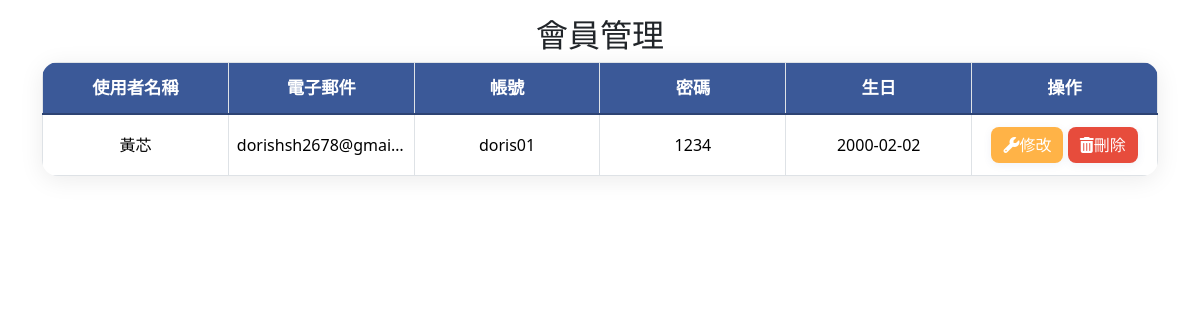
/backend/member.php, run on an earlier commit of the app's database.
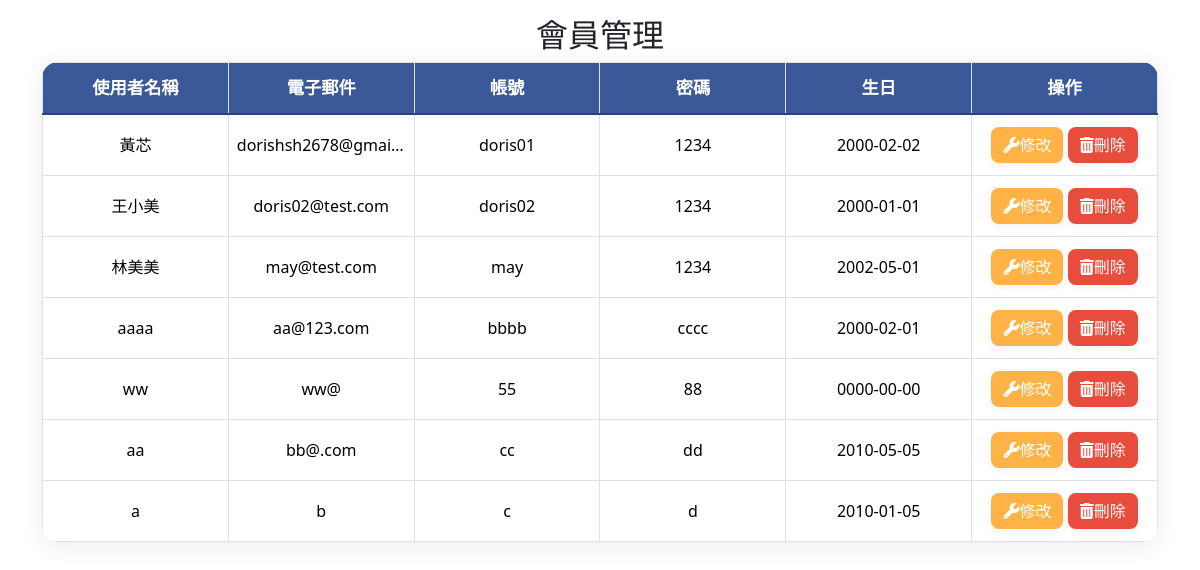
And on a later commit of the database.
### tables this page shows
CREATE TABLE `member` (
  `id` int(10) UNSIGNED NOT NULL,
  `acc` text NOT NULL,
  `pw` text NOT NULL,
  `name` text NOT NULL,
  `email` text DEFAULT NULL,
  `birthday` date DEFAULT NULL,
  `created_time` timestamp NOT NULL DEFAULT current_timestamp(),
  `updated_time` timestamp NOT NULL DEFAULT current_timestamp() ON UPDATE current_timestamp()
);

### api/db.php (called while the page is built, shortened)
<?php
class DB{
  private $dsn="mysql:host=localhost;dbname=tieat;charset=utf8";
  private $pdo;
  private $table;
  function __construct($table)
  {
    $this->table=$table;
    $this->pdo=new PDO($this->dsn,'root','');
  }
  function all(...$arg){
   $sql="select * from $this->table ";
   return $this->pdo->query($sql)->fetchAll(PDO::FETCH_ASSOC);
  }
}
?>

### backend/member.php (the view, shortened to what this page needs)
<?php
 include_once "../api/db.php";
?>
<!DOCTYPE html>
<html lang="en">
<head>
    <link rel="stylesheet" href="https://cdnjs.cloudflare.com/ajax/libs/bootstrap/5.3.7/css/bootstrap.min.css"
 />
    <link rel="stylesheet" href="../css/style2.css">
</head>
<body>
    <?php include 'bd_header.php';?>
    <main>
        <div class="container mt-3">
            <h2 class="text-center">會員管理</h2>
            <?php $table='member';?>
            <table class="table table-bordered table-hover table-fixed">
                <thead>
                    <tr>
                        <th>使用者名稱</th>
                        <th>電子郵件</th>
                        <th>帳號</th>
                        <th>密碼</th>
                        <th>生日</th>
                        <th>操作</th>
                    </tr>
                </thead>
                <tbody>
                    <?php
                     $rows=${ucfirst($table)}->all();
                     foreach ($rows as $row):
                    ?>
                    <tr>
                        <td><?=$row['name'];?></td>
                        <td><?=$row['email'];?></td>
                        <td><?=$row['acc'];?></td>
                        <td><?=$row['pw'];?></td>
                        <td><?=$row['birthday'];?></td>
                        <td>
                            <a class="btn btn-warning" href="update_member.php?id=<?=$row['id'];?>&table=<?=$table;?>">
                                <i class="fa-solid fa-wrench"></i>修改</a>
                            <a class="btn btn-danger" href="../api/delete.php?id=<?=$row['id'];?>&table=<?=$table;?>"><i
                                    class="fa-solid fa-trash-can"></i>刪除</a>
                        </td>
                    </tr>
                    <?php
                    endforeach;
                    ?>
                </tbody>
            </table>
        </div>
    </main>
</body>
</html>

What changed in the data, as far as the page shows it:
added member: name "王小美", email "doris02@test.com", acc "doris02", pw "1234", birthday "2000-01-01"
added member: name "林美美", email "may@test.com", acc "may", pw "1234", birthday "2002-05-01"
added member: name "aaaa", email "aa@123.com", acc "bbbb", pw "cccc", birthday "2000-02-01"
added member: name "ww", email "ww@", acc "55", pw "88", birthday "0000-00-00"
added member: name "aa", email "bb@.com", acc "cc", pw "dd", birthday "2010-05-05"
added member: name "a", email "b", acc "c", pw "d", birthday "2010-01-05"
